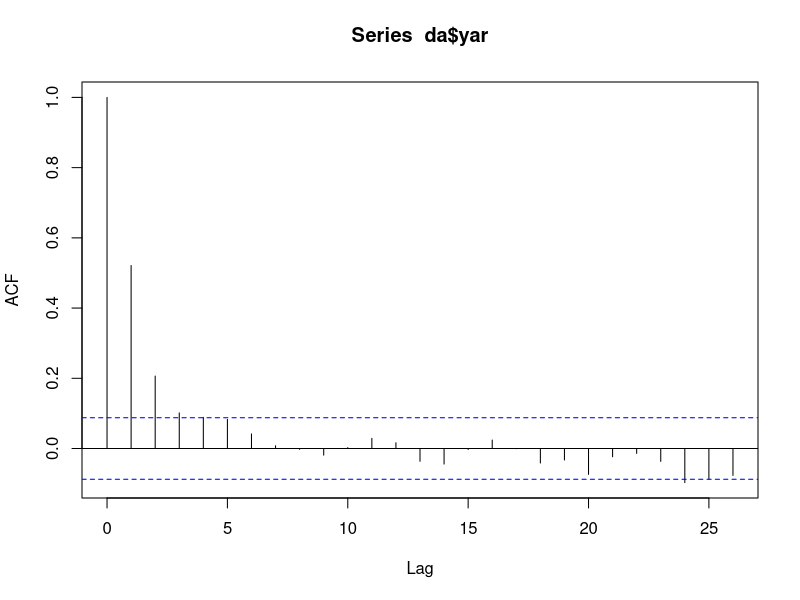
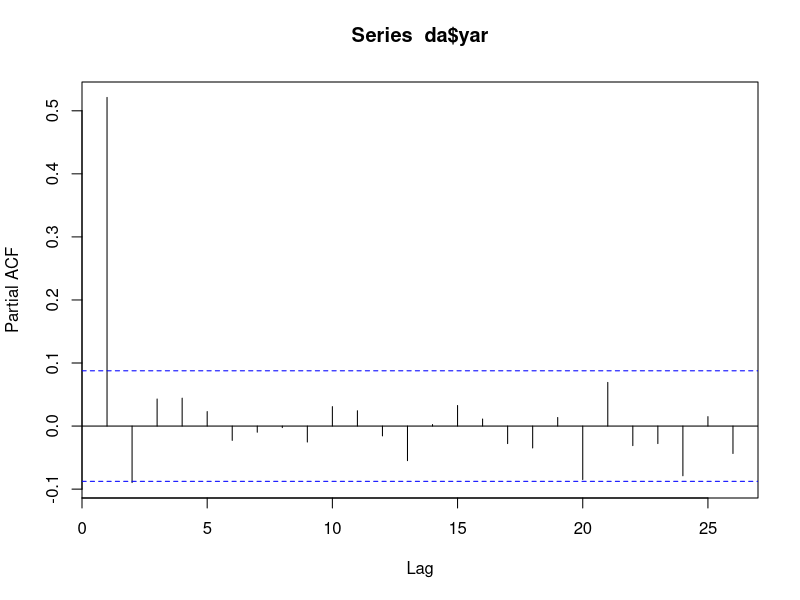
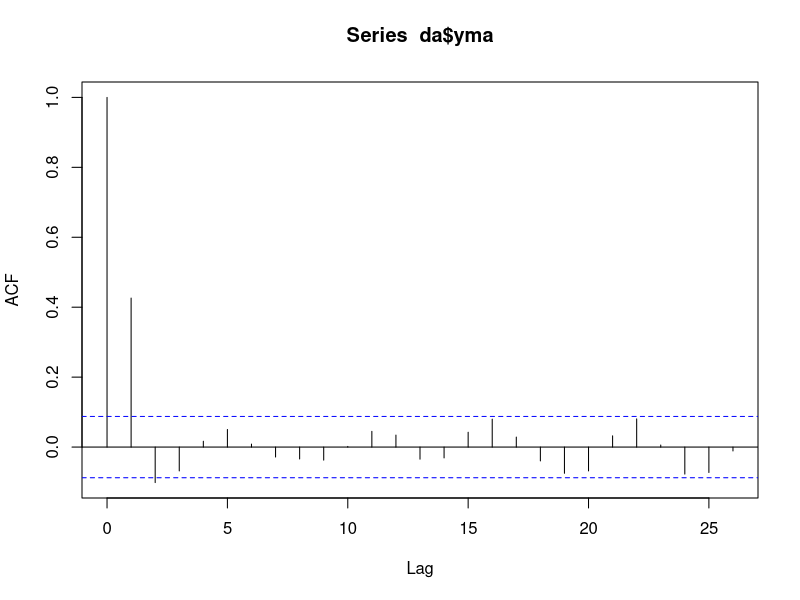
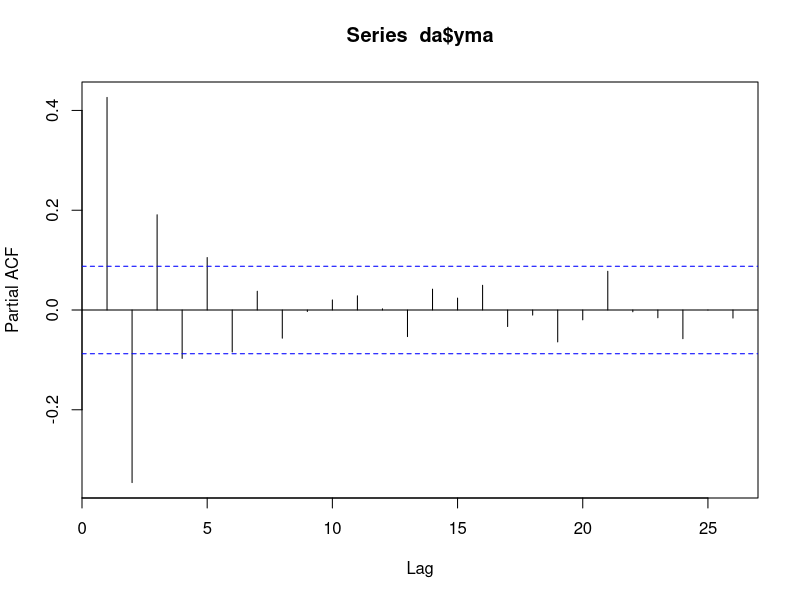

Generate these figures, in order, with R: (Note: this script raises an error after producing the figures.)
# Week 3 exercise
da <- read.csv('Data/Module3_data/Identifying_ARMA.csv')
head(da)
round(mean(da$et, na.rm = TRUE), 3) 
sd(da$et, na.rm = TRUE)
#------------------
da$yar = rep(NA, 500)
da$yar[1] <- 0
for(i in 2:500){
  da$yar[i] = 3.0 + 0.55 * da$yar[i -1] + da$et[i]
}
round(da$yar[5], 3)
#-----------------------
da$yma = rep(NA, 500)
da$yma[1] <- 0
for(i in 2:500){
  da$yma[i] = -2.5 + da$et[i] + 0.7 * da$et[i - 1]
}
signif(da$yma[5], 3)
#===========================
acf(da$yar, na.action = na.pass)
pacf(da$yar, na.action = na.pass)
acf(da$yma, na.action = na.pass)
pacf(da$yma, na.action = na.pass)
#================================
da$yarma <- rep(NA, 500)
da$yarma[1] <- 0
for(i in 2:500){
  da$yarma[i] <- 0.5 + 0.55 * da$yarma[i - 1] + da$et[i] + 
    0.7 * da$et[i - 1] 
}
signif(da$yarma[5], 4)
#----------------------------
acf(da$et, plot = FALSE, na.action = na.pass)[1]
acf(da$yar, plot = FALSE, na.action = na.pass)[1]
acf(da$yma, plot = FALSE, na.action = na.pass)[1]
acf(da$yarma, plot = FALSE, na.action = na.pass)[1]
#==================================
 0.55*0.55 
#====================================
acf(da$et, plot = FALSE, na.action = na.pass)[2]
acf(da$yar, plot = FALSE, na.action = na.pass)[2]
acf(da$yma, plot = FALSE, na.action = na.pass)[2]
acf(da$yarma, plot = FALSE, na.action = na.pass)[2]
#========================
pacf(da$yar, plot = FALSE, na.action = na.pss)[1]
pacf(da$yar, plot = FALSE, na.action = na.pss)[2]
#-----------------------------------------------
# from http://stats.stackexchange.com/questions/25889/
#lagging-over-a-grouped-time-series
da$yarl[2:length(da$yar)] <- da$yar[1:length(da$yar) - 1]
head(da)
eq1 <- lm(da$yar ~ da$yarl, na.action = na.omit)
summary(eq1)
#--------------------------------------------
da$yarl2[3:length(da$yar)] <- da$yar[2:length(da$yar) - 2]
head(da)
eq2 <- lm(da$yar ~ da$yarl + da$yarl2)
summary(eq2)
#-------------------------------
par(mfrow = c(2, 1))
plot(da$yar, type = 'l', main = "Autogressive")
plot(da$yma, type = 'l', main = "Moving Average")
